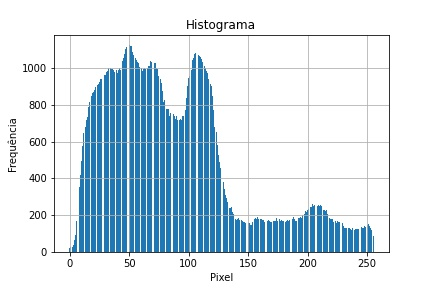
#> input picture Atividade_03/restauração/image_(1)_histogram.jpg, 432 x 288 px, given in place of Zoom_in_(1).jpg, which was not available
$ jupyter execute --allow-errors atividade_01.ipynb   (text cells are left out)
#> lines starting #> are read from the running program, lines starting #| are printed output that depends on the picture; pictures that were not available may be replaced by others from this repository, and a replacement may not be noted
[cell 1]
import numpy as np
from PIL import Image
from matplotlib import pyplot as plt

# Resizing the zoom_in 1
zoom_1 = Image.open("zoom/Zoom_in_(1).jpg")
#> zoom_1 is the input picture: PIL image 432x288 RGB; mean R, G, B 209.5, 224.9, 234.2

# Com apenas um parenteses no método resize, deu o seguinte erro:
#  Unknown resampling filter (480). Use Image.NEAREST (0), Image.LANCZOS (1), Image.BILINEAR (2),
# Image.BICUBIC (3), Image.BOX (4) or Image.HAMMING (5)
new_zoom_1 = zoom_1.resize((360, 480))
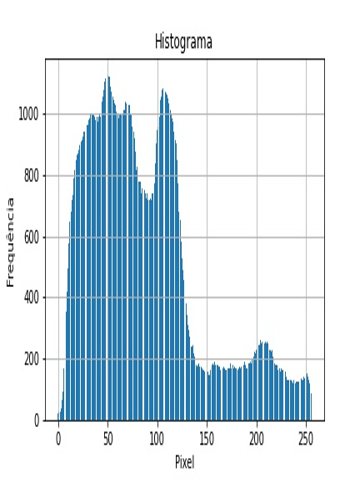
#> new_zoom_1: PIL image 360x480 RGB; mean R, G, B 209.2, 224.5, 233.9
new_zoom_1.save("zoom/result/New_Zoom_in_(1).jpg")

# Zoom da nova imagem


# Retorna o formato da imagem, tamanho e Pixel type (L = Luminance, RBG = true color, CMYK = pre-press images)
print(zoom_1.format, zoom_1.size, zoom_1.mode)
#| JPEG (432, 288) RGB
print(new_zoom_1.format, new_zoom_1.size, new_zoom_1.mode)
#| None (360, 480) RGB

[cell 2]
# Resizing the zoom_in 2
zoom_2 = Image.open("zoom/Zoom_in_(2).jpg")
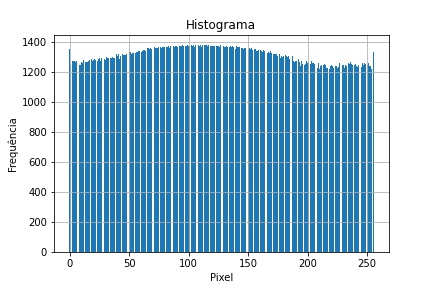
#> input picture Atividade_03/restauração/image_(2)_histogram.jpg, 432 x 288 px, given in place of Zoom_in_(2).jpg, which was not available
#> zoom_2 is the input picture: PIL image 432x288 RGB; mean R, G, B 166.8, 198.4, 217.6
new_zoom_2 = zoom_2.resize((2592, 1456))
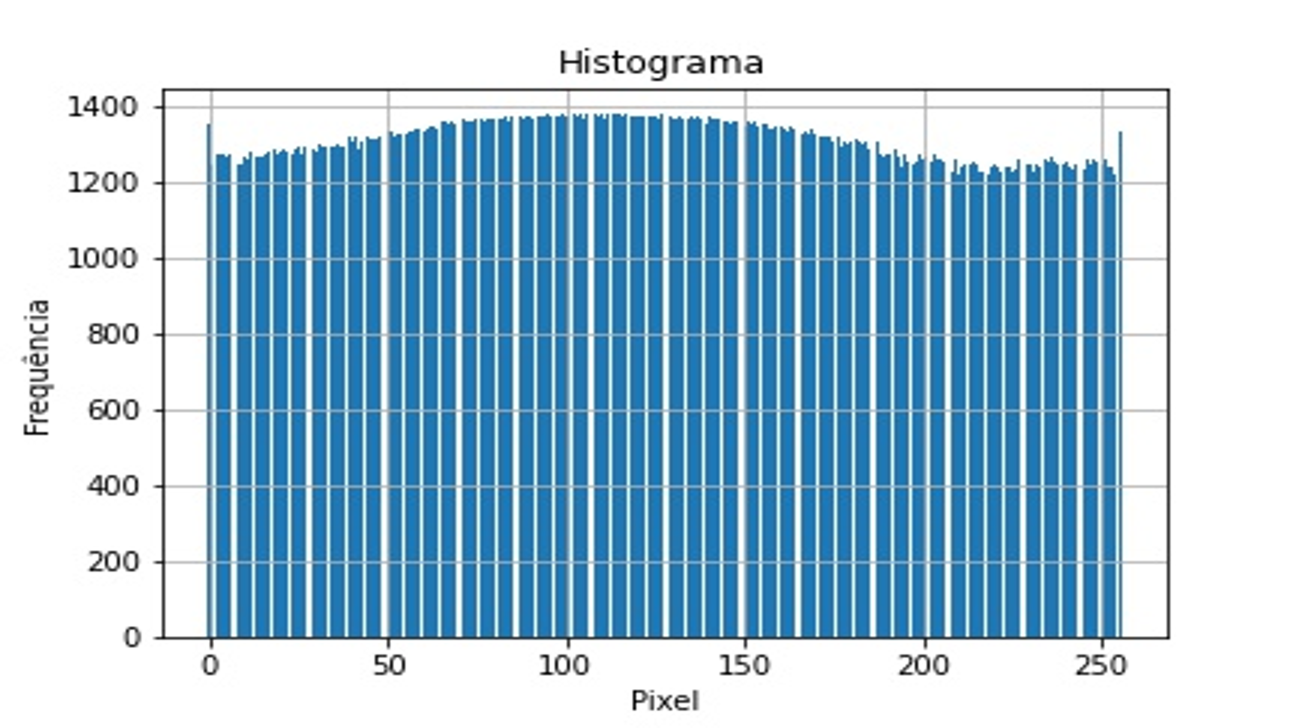
#> new_zoom_2: PIL image 2592x1456 RGB (shown at 1/2 size); mean R, G, B 166.6, 197.9, 217.2
new_zoom_2.save("zoom/result/New_Zoom_in_(2).jpg")

print(zoom_2.format, zoom_2.size, zoom_2.mode)
#| JPEG (432, 288) RGB
print(new_zoom_2.format, new_zoom_2.size, new_zoom_2.mode)
#| None (2592, 1456) RGB

[cell 3]
# Resizing the zoom_in 3
zoom_3 = Image.open("zoom/Zoom_in_(3).jpg")
new_zoom_3 = zoom_3.resize((720, 990))
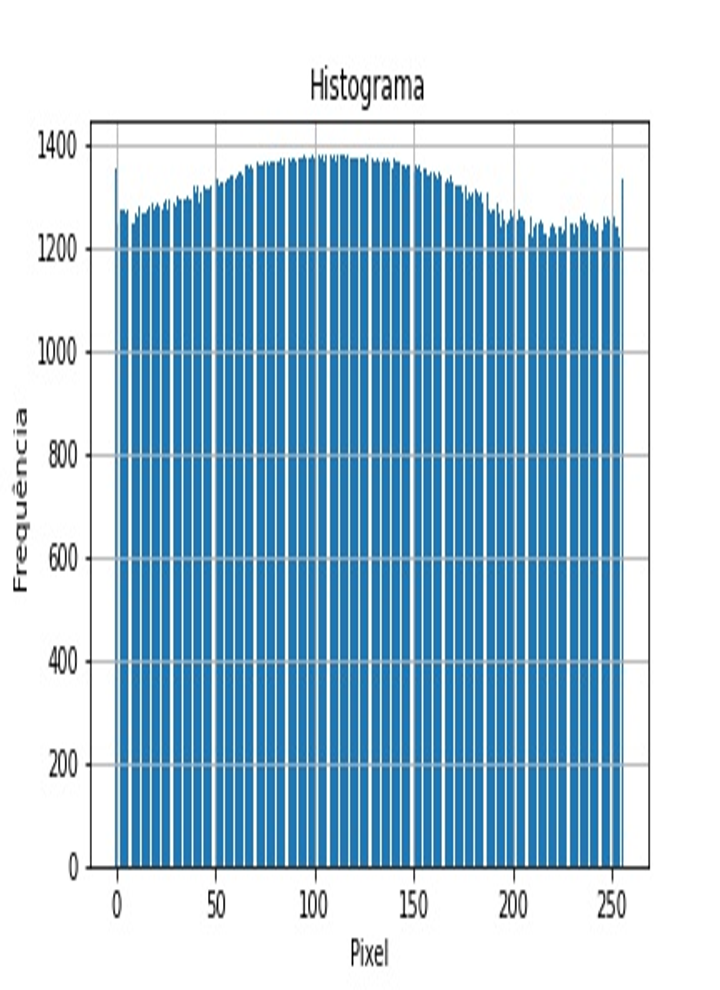
#> new_zoom_3: PIL image 720x990 RGB; mean R, G, B 166.6, 197.9, 217.2
new_zoom_3.save("zoom/result/New_Zoom_in_(3).jpg")

print(zoom_3.format, zoom_3.size, zoom_3.mode)
#| JPEG (432, 288) RGB
print(new_zoom_3.format, new_zoom_3.size, new_zoom_3.mode)
#| None (720, 990) RGB

#> (a cell that did not finish here is left out)

#> (a cell that did not finish here is left out)

#> (a cell that did not finish here is left out)

[cell 7]
from PIL import ImageEnhance

#> (the rest of this cell did not finish here and is left out)

#> (a cell that did not finish here is left out)

#> (a cell that did not finish here is left out)

#> (a cell that did not finish here is left out)

#> (a cell that did not finish here is left out)

#> (a cell that did not finish here is left out)

#> (a cell that did not finish here is left out)

#> (a cell that did not finish here is left out)

[cell 15]
image = np.array(Image.open('realce/result/New_Clarear_(3).jpg').convert('L'))
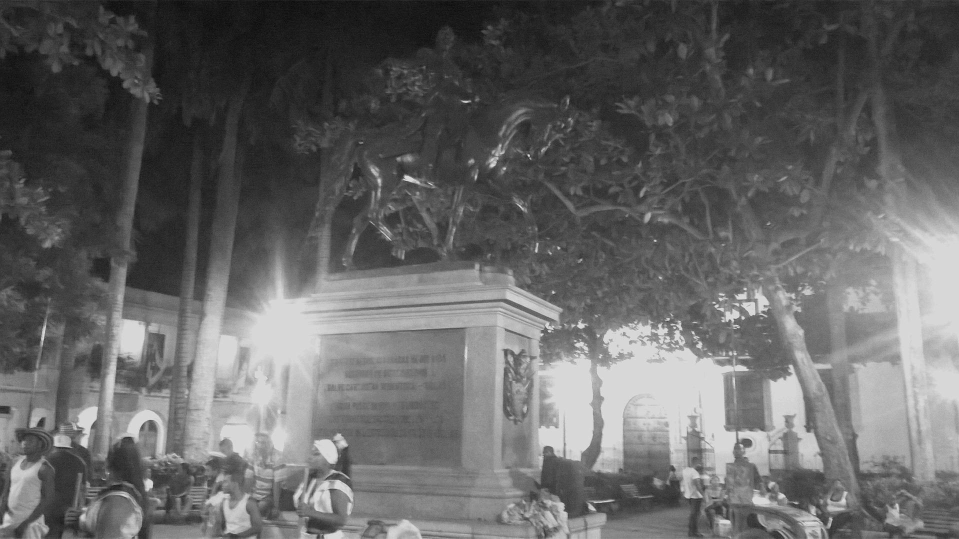
#> input picture Atividade_01/01.realce/realce/result/New_Clarear_(3).jpg, 1918 x 1077 px (shown at 1/2 size)
#> image is the input picture: shape (1077, 1918); min 0, max 236, mean 101.2
histogram, bin_edges = np.histogram(image,range=(0, 256))
#> histogram = [39689, 371961, 459957, 308743, 279418, 202398, 156339, 115253, 131905, 23]; bin_edges = [0, 25.6, 51.2, 76.8, 102.4, 128, 153.6, 179.2, 204.8, 230.4, 256]
plt.figure()

plt.plot(bin_edges[0:-1], histogram)
plt.show()
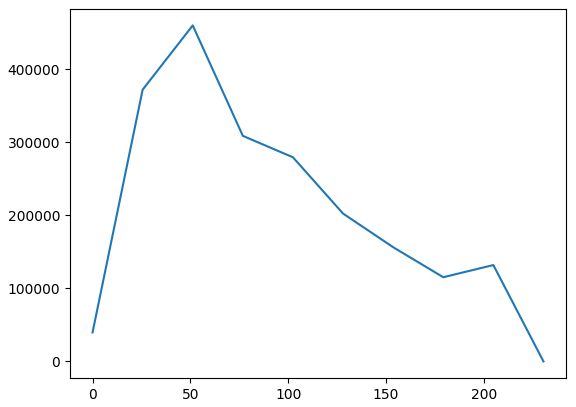
#> figure drawn by matplotlib, 1 panel; curve peaks at x = 51.2, y = 459957
